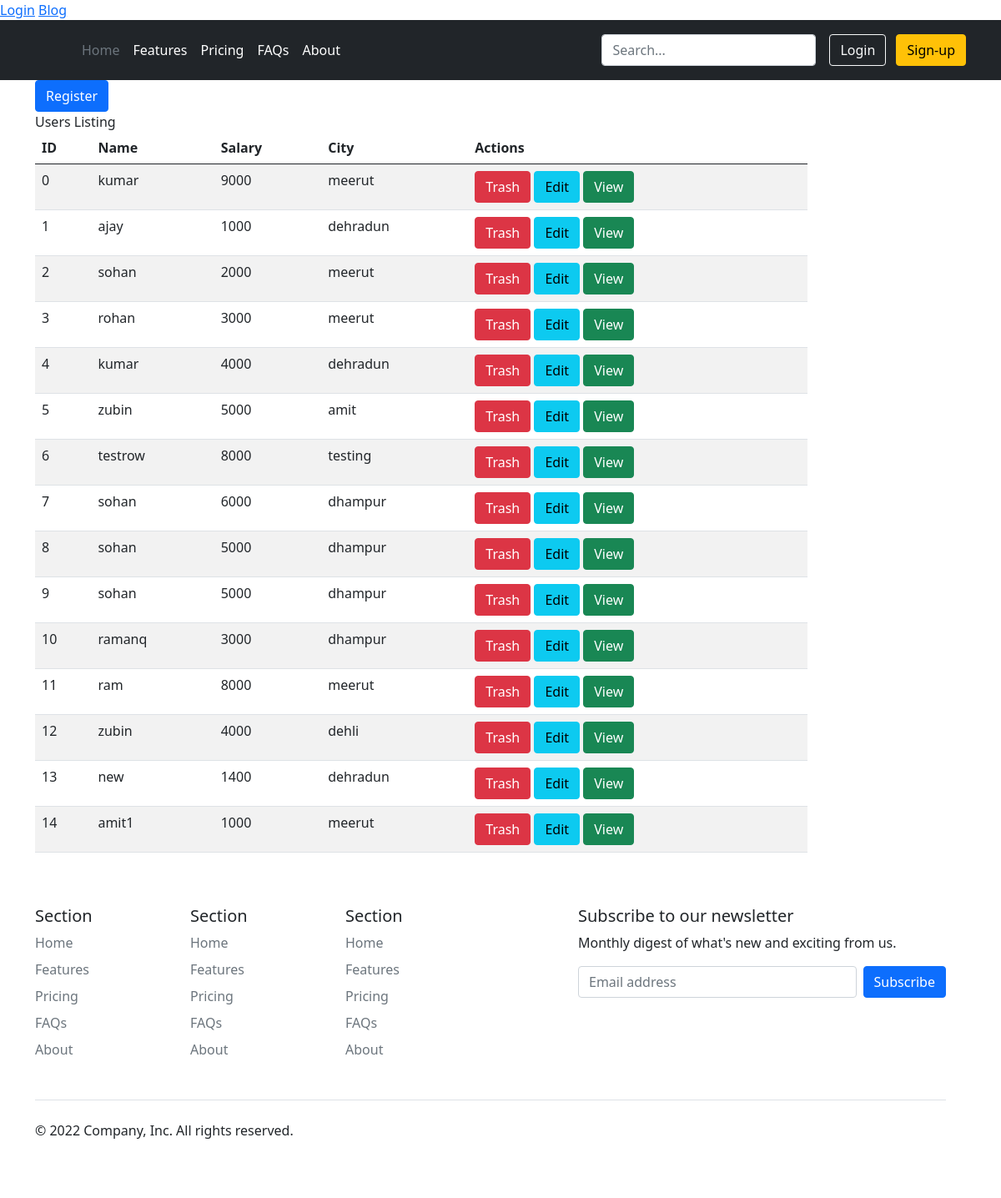
Before: / with the older database file.
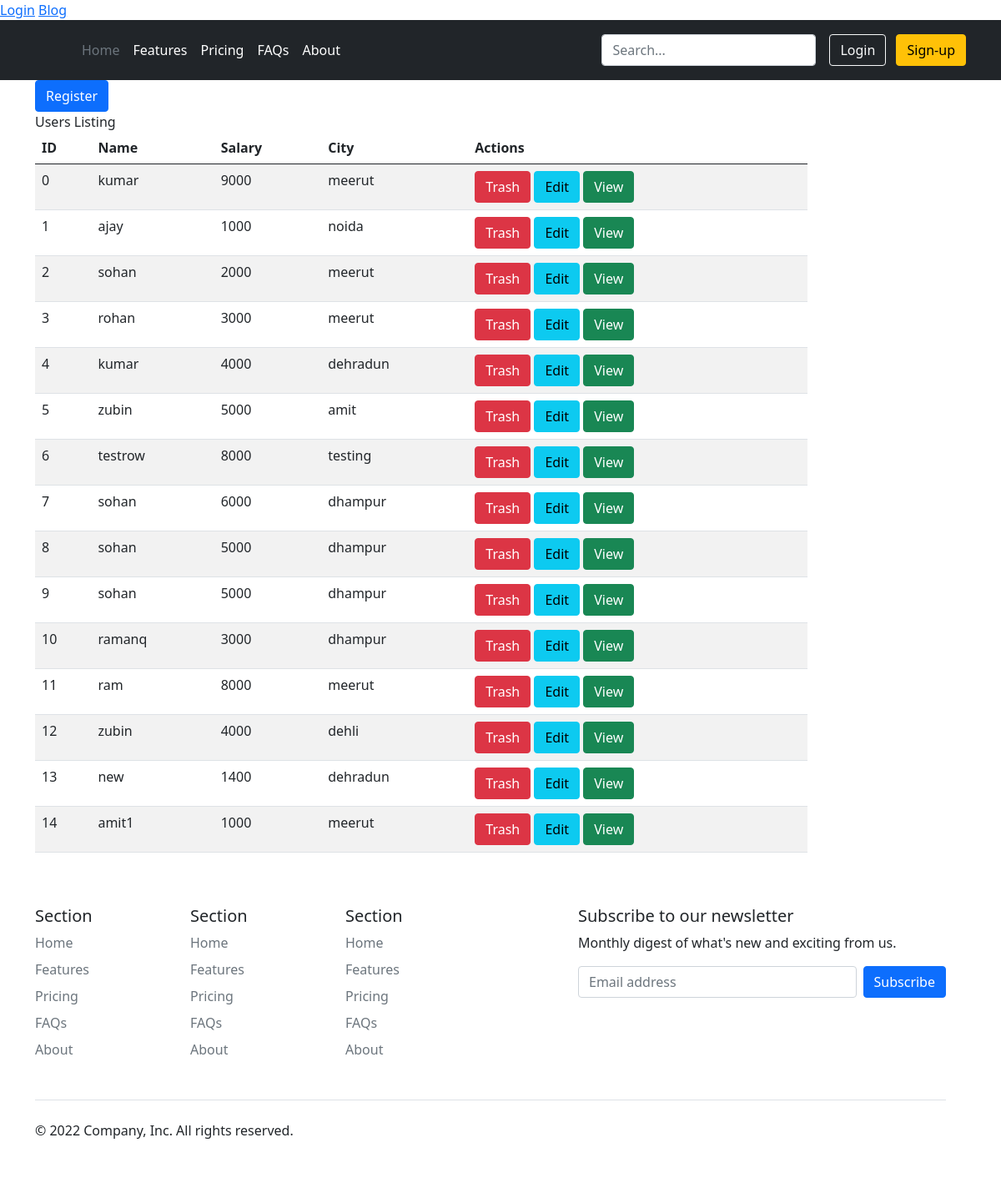
After: the same page with the newer database file.
### tables this page shows
CREATE TABLE `users` (
  `id` int(11) UNSIGNED NOT NULL,
  `name` varchar(100) DEFAULT NULL,
  `salary` int(10) DEFAULT NULL,
  `city` varchar(30) DEFAULT NULL
);

### dbcon.php (called while the page is built, shortened)
<?php
class dbcon {
    private $db_host = 'localhost';
    private $db_user = 'root';
	private $db_password = '';
	private $db_db = 'practice';
    private $conn=null;
	public function __construct() {
       $this->conn = mysqli_connect($this->db_host,$this->db_user,$this->db_password,$this->db_db);
	}
	public function fetchall() {
	    $sql = 'select *from users';
		$query = mysqli_query($this->conn,$sql);
        $result = array();
		while( $row = mysqli_fetch_array($query))  {
          $result[] = $row;
		}
		return $result;
	}
}
?>

### partials/content.php (the view, shortened to what this page needs)
  <?php
    include 'dbcon.php';
    $db_conn = new dbcon();
  ?>
<?php include 'partials/header.php'; ?>
<?php include 'partials/nav.php' ;?>
  <div class="container">
<button type="button" class="btn btn-primary" data-bs-toggle="modal" data-bs-target="#exampleModal">
  Register
</button>
  <div class="row">
   <div class="col-md-10">
       <caption>Users Listing</caption>
        <table class="table table-striped">
          <thead>
            <tr>
              <th>ID</th><th>Name</th><th>Salary</th><th>City</th><th>Actions</th>
            </tr>
          </thead>
          <tbody>
            <?php foreach($db_conn->fetchall() as $record) { ?>
              <tr>
      <td>
        <?= $record['id'] ?></td> <td><?= $record['name'] ?></td>
         <td><?= $record['salary'] ?></td> <td><?= $record['city'] ?></td>
        <td>
        <a href="/?action=d&id=<?= $record['id'] ?>" class="btn btn-xs btn-danger">Trash</a>
          <button type="button" class="btn btn-info" data-bs-toggle="modal" data-bs-target="#exampleModal" id="edit">
            Edit
          </button>
           <button type="button" class="btn btn-success" data-bs-toggle="modal" data-bs-target="#exampleModalView" id="view">
            View
          </button>
        </td>
        </tr> <?php } ?>
</tbody>
</table>
</div>
<?php include 'partials/footer.php' ;?>

### index.php (shortened to what this page needs)
<?php if(isset($_SESSION['logged_in']) && $_SESSION['logged_in'] == true){?>
     <a href="dashboard.php">Dashboard</a><?php
}else{ ?>
     <a href="login.php">Login</a>
     <a href="blog/blog.php">Blog</a>
 <?php }?>
<?php include 'partials/content.php'; ?>

### partials/header.php (shortened to what this page needs)
<!doctype html>
<html lang="en">
  <head>
    <link rel="stylesheet" href="/bootstrap5/css/bootstrap.min.css" rel="stylesheet">
  </head>
  <body>

### partials/nav.php
<nav class="p-3 bg-dark text-white">
  <div class="container">
    <div class="d-flex flex-wrap align-items-center justify-content-center justify-content-lg-start">
      <a href="/" class="d-flex align-items-center mb-2 mb-lg-0 text-white text-decoration-none">
        <svg class="bi me-2" width="40" height="32" role="img" aria-label="Bootstrap"><use xlink:href="#bootstrap"></use></svg>
      </a>
      <ul class="nav col-12 col-lg-auto me-lg-auto mb-2 justify-content-center mb-md-0">
        <li><a href="#" class="nav-link px-2 text-secondary">Home</a></li>
        <li><a href="#" class="nav-link px-2 text-white">Features</a></li>
        <li><a href="#" class="nav-link px-2 text-white">Pricing</a></li>
        <li><a href="#" class="nav-link px-2 text-white">FAQs</a></li>
        <li><a href="#" class="nav-link px-2 text-white">About</a></li>
      </ul>
      <form class="col-12 col-lg-auto mb-3 mb-lg-0 me-lg-3">
        <input type="search" class="form-control form-control-dark" placeholder="Search..." aria-label="Search">
      </form>
      <div class="text-end">
        <button type="button" class="btn btn-outline-light me-2">Login</button>
        <button type="button" class="btn btn-warning">Sign-up</button>
      </div>
    </div>
  </div>
</nav>

### partials/footer.php (shortened to what this page needs)
<div class="row">
  <footer class="py-5">
    <div class="row">
      <div class="col-6 col-md-2 mb-3">
        <h5>Section</h5>
        <ul class="nav flex-column">
          <li class="nav-item mb-2"><a href="#" class="nav-link p-0 text-muted">Home</a></li>
          <li class="nav-item mb-2"><a href="#" class="nav-link p-0 text-muted">Features</a></li>
          <li class="nav-item mb-2"><a href="#" class="nav-link p-0 text-muted">Pricing</a></li>
          <li class="nav-item mb-2"><a href="#" class="nav-link p-0 text-muted">FAQs</a></li>
          <li class="nav-item mb-2"><a href="#" class="nav-link p-0 text-muted">About</a></li>
        </ul>
      </div>
      <div class="col-6 col-md-2 mb-3">
        <h5>Section</h5>
        <ul class="nav flex-column">
          <li class="nav-item mb-2"><a href="#" class="nav-link p-0 text-muted">Home</a></li>
          <li class="nav-item mb-2"><a href="#" class="nav-link p-0 text-muted">Features</a></li>
          <li class="nav-item mb-2"><a href="#" class="nav-link p-0 text-muted">Pricing</a></li>
          <li class="nav-item mb-2"><a href="#" class="nav-link p-0 text-muted">FAQs</a></li>
          <li class="nav-item mb-2"><a href="#" class="nav-link p-0 text-muted">About</a></li>
        </ul>
      </div>
      <div class="col-6 col-md-2 mb-3">
        <h5>Section</h5>
        <ul class="nav flex-column">
          <li class="nav-item mb-2"><a href="#" class="nav-link p-0 text-muted">Home</a></li>
          <li class="nav-item mb-2"><a href="#" class="nav-link p-0 text-muted">Features</a></li>
          <li class="nav-item mb-2"><a href="#" class="nav-link p-0 text-muted">Pricing</a></li>
          <li class="nav-item mb-2"><a href="#" class="nav-link p-0 text-muted">FAQs</a></li>
          <li class="nav-item mb-2"><a href="#" class="nav-link p-0 text-muted">About</a></li>
        </ul>
      </div>
      <div class="col-md-5 offset-md-1 mb-3">
        <form>
          <h5>Subscribe to our newsletter</h5>
          <p>Monthly digest of what's new and exciting from us.</p>
          <div class="d-flex flex-column flex-sm-row w-100 gap-2">
            <input id="newsletter1" type="text" class="form-control" placeholder="Email address">
            <button class="btn btn-primary" type="button">Subscribe</button>
          </div>
        </form>
      </div>
    </div>
    <div class="d-flex flex-column flex-sm-row justify-content-between py-4 my-4 border-top">
      <p>© 2022 Company, Inc. All rights reserved.</p>
      <ul class="list-unstyled d-flex">
        <li class="ms-3"><a class="link-dark" href="#"><svg class="bi" width="24" height="24"><use xlink:href="#twitter"></use></svg></a></li>
        <li class="ms-3"><a class="link-dark" href="#"><svg class="bi" width="24" height="24"><use xlink:href="#instagram"></use></svg></a></li>
        <li class="ms-3"><a class="link-dark" href="#"><svg class="bi" width="24" height="24"><use xlink:href="#facebook"></use></svg></a></li>
      </ul>
    </div>
  </footer>
</div>
  </body>
</html>

Changed rows visible on the page:
changed users "ajay": city "dehradun" → "noida"
